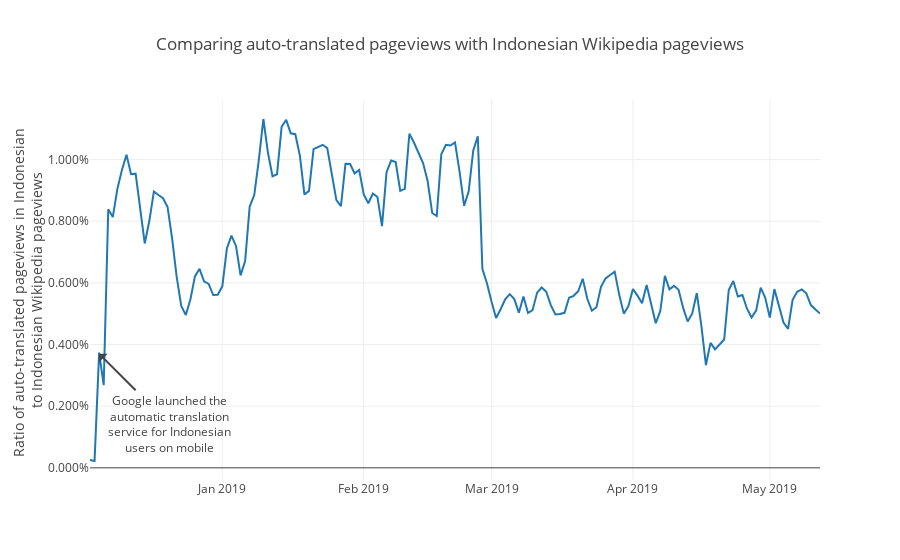

Notebook source saved alongside this figure:
### Markdown cell above
### C. Comparing auto-translated pageviews with Indonesian Wikipedia pageviews<a class="anchor" id="pageviews_auto_idwiki"></a>
[Back to Table of Contents](#toc)

### Code cell
idwiki_pageviews = wiki_pageviews[wiki_pageviews.is_id].groupby('date', as_index = False)['pageviews'].sum()
compare_pv_id = pageviews[(pageviews.initiation_method == 'Automatic translation from search result page') & pageviews.is_id].groupby('date',as_index = False)['pageviews'].sum() \
.merge(idwiki_pageviews, on='date')
compare_pv_id = compare_pv_id.set_index('date')
compare_pv_id['Ratio of auto-translated pageviews to Indonesian Wikipedia pageviews'] = compare_pv_id['pageviews_x'].div(compare_pv_id['pageviews_y'])
fig = {
    'data': [{
    'x': compare_pv_id.index,
    'y': compare_pv_id['Ratio of auto-translated pageviews to Indonesian Wikipedia pageviews'],
    'name': 'Ratio of auto-translated pageviews to Indonesian Wikipedia pageviews'
    }],
    'layout': {
        'yaxis': {'title': "Ratio of auto-translated pageviews in Indonesian <br>to Indonesian Wikipedia pageviews",
                 'tickformat': ',.3%'},
        'title': {'text': 'Comparing auto-translated pageviews with Indonesian Wikipedia pageviews'},
        'margin':{'l': 90},
        #'legend': {'x': 0, 'y': -0.25},
        'hoverlabel': {'namelength' : -1},
        'annotations': [{'x':'2018-12-05', 'y':0.0037, 'text':'Google launched the<br>automatic translation<br>service for Indonesian<br>users on mobile',
                        'ax': 70, 'ay': 70}]
    }
}
plotly.offline.iplot(fig)

### Figure 1 — Plotly figure (JSON) as saved in the notebook; plotly's stock layout.template omitted (floating-point values rounded to 4 significant figures; data arrays with more than 128 entries replaced by an {"elided": "..."} marker saying what was removed)
{"data": [{"name": "Ratio of auto-translated pageviews to Indonesian Wikipedia pageviews", "type": "scatter", "uid": "d16a93fc-6521-4188-b7cb-a0c265b5507e", "x": {"elided": "161 str values"}, "y": {"elided": "161 float values"}}], "layout": {"annotations": [{"ax": 70, "ay": 70, "text": "Google launched the<br>automatic translation<br>service for Indonesian<br>users on mobile", "x": "2018-12-05", "y": 0.0037}], "hoverlabel": {"namelength": -1}, "margin": {"l": 90}, "title": {"text": "Comparing auto-translated pageviews with Indonesian Wikipedia pageviews"}, "yaxis": {"tickformat": ",.3%", "title": {"text": "Ratio of auto-translated pageviews in Indonesian <br>to Indonesian Wikipedia pageviews"}}}}
